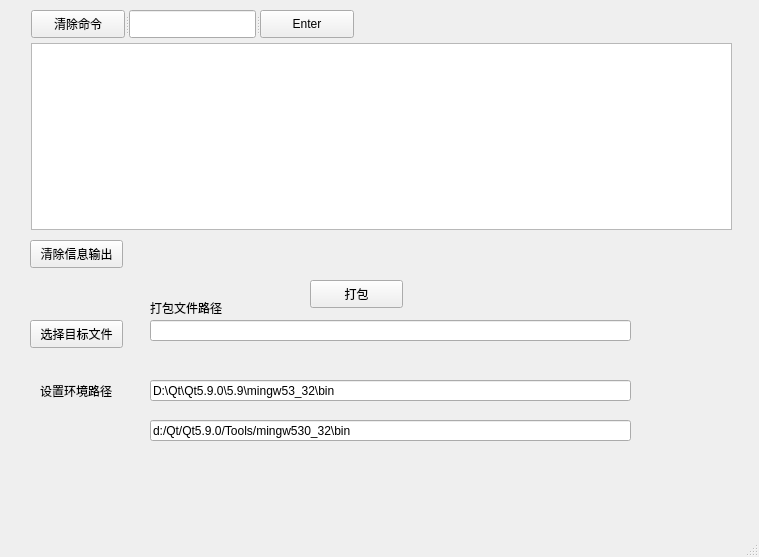
<?xml version="1.0" encoding="UTF-8"?>
<ui version="4.0">
 <class>MainWindow</class>
 <widget class="QMainWindow" name="MainWindow">
  <property name="geometry">
   <rect>
    <x>0</x>
    <y>0</y>
    <width>759</width>
    <height>557</height>
   </rect>
  </property>
  <property name="windowTitle">
   <string>MainWindow</string>
  </property>
  <widget class="QWidget" name="centralWidget">
   <widget class="QPushButton" name="pushButton_OpenFile">
    <property name="geometry">
     <rect>
      <x>30</x>
      <y>320</y>
      <width>93</width>
      <height>28</height>
     </rect>
    </property>
    <property name="text">
     <string>选择目标文件</string>
    </property>
   </widget>
   <widget class="QLineEdit" name="lineEdit_EnvPath1">
    <property name="geometry">
     <rect>
      <x>150</x>
      <y>380</y>
      <width>481</width>
      <height>21</height>
     </rect>
    </property>
    <property name="text">
     <string>D:\Qt\Qt5.9.0\5.9\mingw53_32\bin</string>
    </property>
   </widget>
   <widget class="QLineEdit" name="lineEdit_EnvPath2">
    <property name="geometry">
     <rect>
      <x>150</x>
      <y>420</y>
      <width>481</width>
      <height>21</height>
     </rect>
    </property>
    <property name="text">
     <string>d:/Qt/Qt5.9.0/Tools/mingw530_32\bin</string>
    </property>
   </widget>
   <widget class="QLabel" name="label">
    <property name="geometry">
     <rect>
      <x>40</x>
      <y>370</y>
      <width>91</width>
      <height>41</height>
     </rect>
    </property>
    <property name="text">
     <string>设置环境路径</string>
    </property>
   </widget>
   <widget class="QLineEdit" name="lineEdit_FilePath">
    <property name="geometry">
     <rect>
      <x>150</x>
      <y>320</y>
      <width>481</width>
      <height>21</height>
     </rect>
    </property>
    <property name="text">
     <string/>
    </property>
   </widget>
   <widget class="QLabel" name="label_2">
    <property name="geometry">
     <rect>
      <x>150</x>
      <y>300</y>
      <width>101</width>
      <height>16</height>
     </rect>
    </property>
    <property name="text">
     <string>打包文件路径</string>
    </property>
   </widget>
   <widget class="QPushButton" name="pushButton_Pack">
    <property name="geometry">
     <rect>
      <x>310</x>
      <y>280</y>
      <width>93</width>
      <height>28</height>
     </rect>
    </property>
    <property name="text">
     <string>打包</string>
    </property>
   </widget>
   <widget class="QPushButton" name="pushButton_Clear">
    <property name="enabled">
     <bool>true</bool>
    </property>
    <property name="geometry">
     <rect>
      <x>30</x>
      <y>240</y>
      <width>93</width>
      <height>28</height>
     </rect>
    </property>
    <property name="sizePolicy">
     <sizepolicy hsizetype="Minimum" vsizetype="Fixed">
      <horstretch>0</horstretch>
      <verstretch>0</verstretch>
     </sizepolicy>
    </property>
    <property name="text">
     <string>清除信息输出</string>
    </property>
   </widget>
   <widget class="QSplitter" name="splitter">
    <property name="geometry">
     <rect>
      <x>31</x>
      <y>10</y>
      <width>323</width>
      <height>28</height>
     </rect>
    </property>
    <property name="orientation">
     <enum>Qt::Horizontal</enum>
    </property>
    <widget class="QPushButton" name="pushButton">
     <property name="text">
      <string>清除命令</string>
     </property>
    </widget>
    <widget class="QLineEdit" name="lineEdit"/>
    <widget class="QPushButton" name="pushButton_Enter">
     <property name="text">
      <string>Enter</string>
     </property>
    </widget>
   </widget>
   <widget class="QTextEdit" name="textEdit">
    <property name="geometry">
     <rect>
      <x>31</x>
      <y>43</y>
      <width>701</width>
      <height>187</height>
     </rect>
    </property>
   </widget>
  </widget>
  <widget class="QStatusBar" name="statusBar"/>
 </widget>
 <layoutdefault spacing="6" margin="11"/>
 <resources/>
 <connections/>
</ui>
